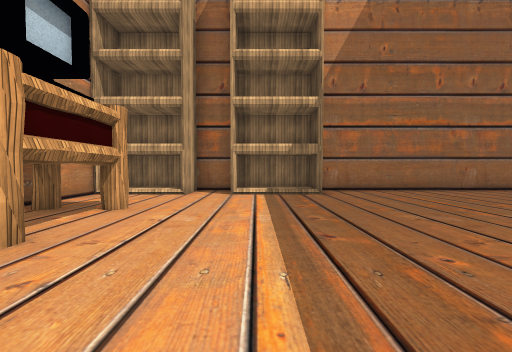
view 1 (above)

17 first-person views from a walk through a scene from a Unity 3-D project. The camera is 1.5 m above the floor, tilts 2° down and sees 90° across. The floor is counted in squares, 2 m on a side. Each view is taken from the middle of a square. On the plan, view 1 faces up. The plan holds only what a view shows up to about 9 squares ahead; the rest is blank. The place goes on beyond the plan. The player is left out. Some animated figures are not drawn. Some surface patterns are stand-ins.

view 2
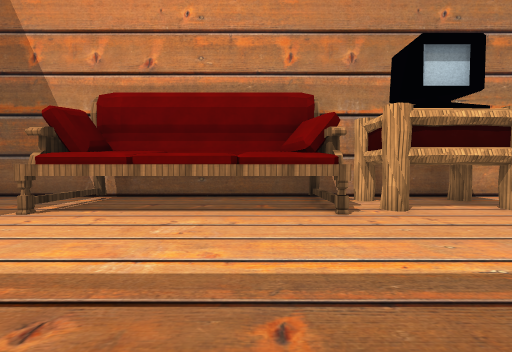

view 3
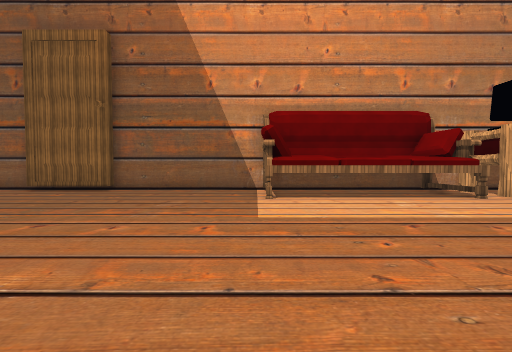

view 4
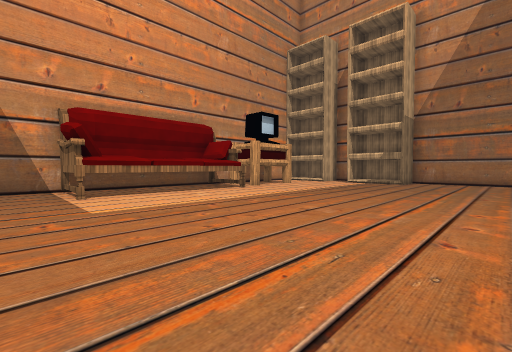

view 5
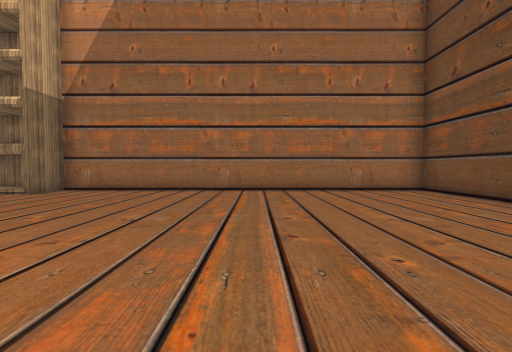

view 6
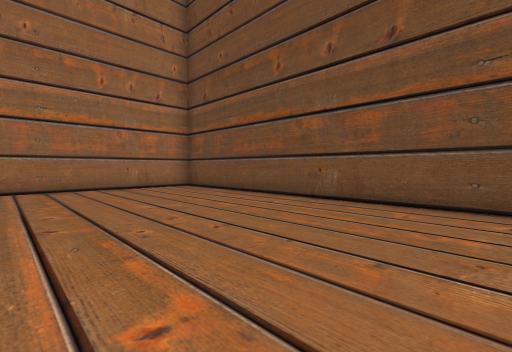

view 7
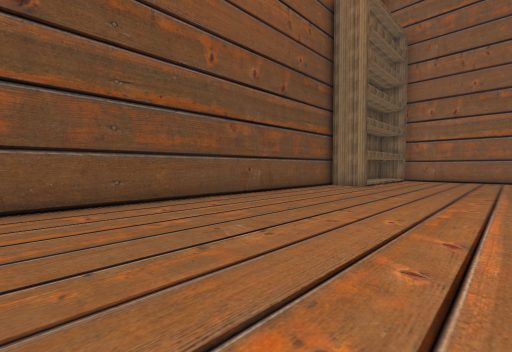

view 8
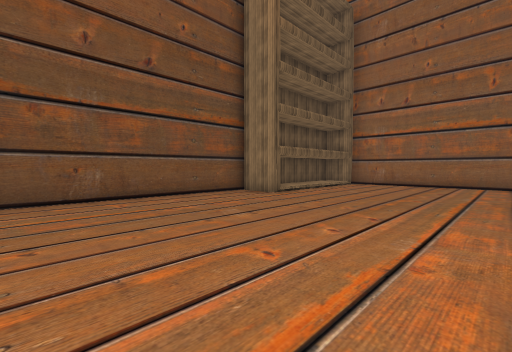

view 9
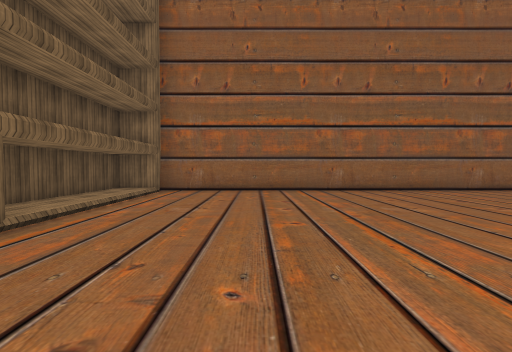

view 10
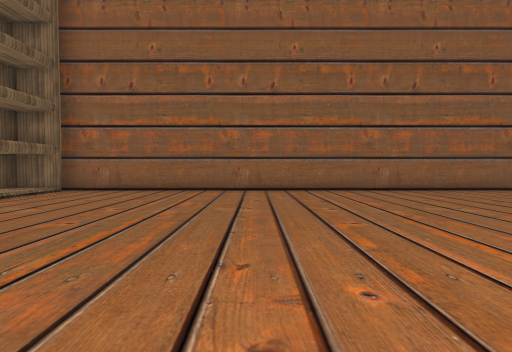

view 11
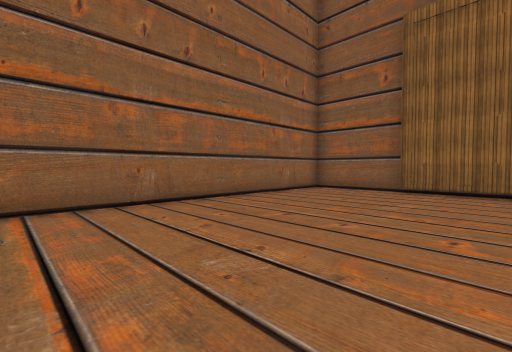

view 12
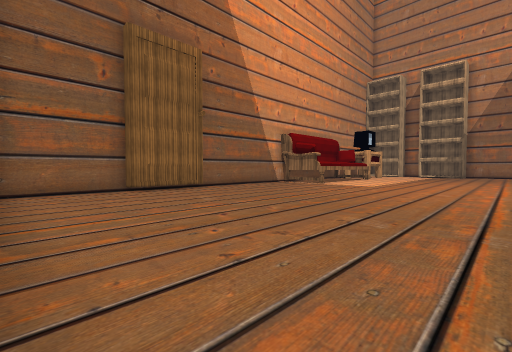

view 13
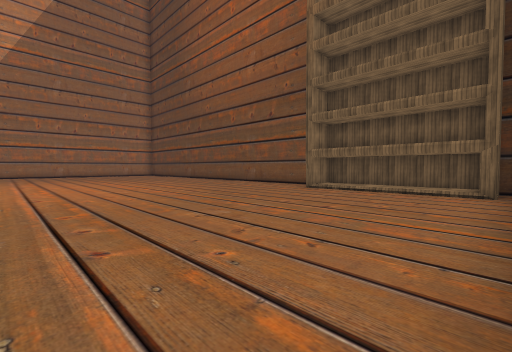

view 14
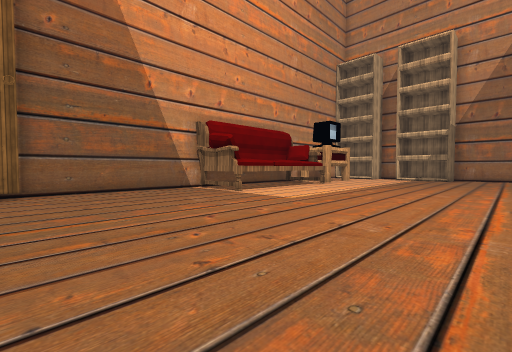

view 15
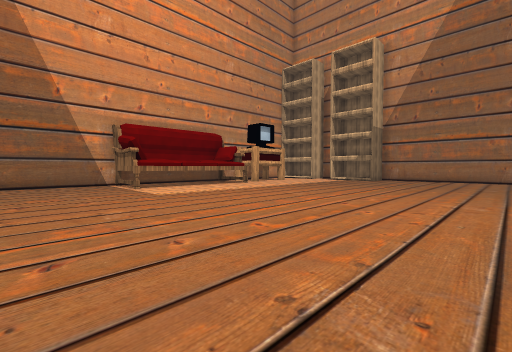

view 16
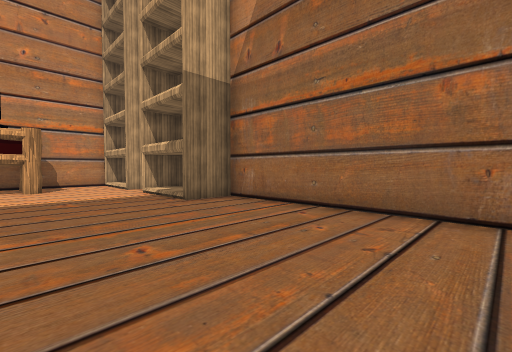

view 17
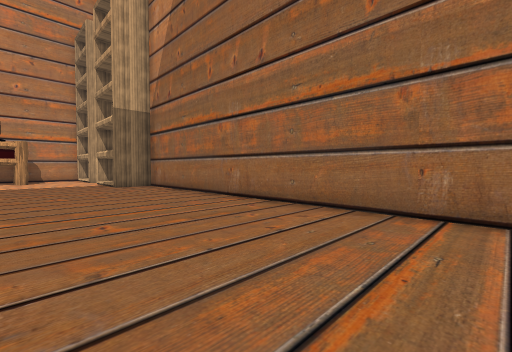

### Floor plan
Points are (right, up) in squares from view 1. A wall is a line through its corners. A room is listed if a view was taken in it or the views show most of it. See-through windows are left out.
Room 1 (views 1, 2, 3, 4, 5, 6, 7, 8, 9, 10, 11, 12, 13, 14, 15, 16, 17)
walls: (-2, 1.5) (-2, -3.7) (-4.1, -3.7); (11.9, -9.5) (11.9, -8.7) (13.4, -8.7) (13.4, 8.3) (1.8, 8.3); (11.9, -13.5) (13, -13.5) (13, -10); (-0.8, 8.3) (-1.5, 8.3); (13, -13.8) (11.9, -13.8) (11.9, -12.5); (-4.4, 7) (-4.4, -8.7) (-4.1, -8.7) (-4.1, -11.2) (-4.4, -11.2) (-4.4, -14); (-3.6, -14.2) (12.2, -14.2)
objects: table (-4, 3) to (-3, 5); bookshelf (-4, 7) to (-2, 8); bookshelf (-1, 7) to (2, 8)

Positions as (right, up) in squares from view 1, and headings:
1: (0, 0), facing up
2: (2, 0), facing left
3: (4, -4), facing left
4: (5, -5), facing up-left
5: (8, 0), facing up
6: (8, -1), facing up-right
7: (8, 1), facing down-right
8: (7, -3), facing down-right
9: (9, -6), facing down
10: (6, -6), facing down
11: (4, -9), facing down-left
12: (4, -14), facing up-left
13: (4, -14), facing up-right
14: (4, -9), facing up-left
15: (7, -7), facing up-left
16: (7, 4), facing up-left
17: (12, 4), facing up-left
